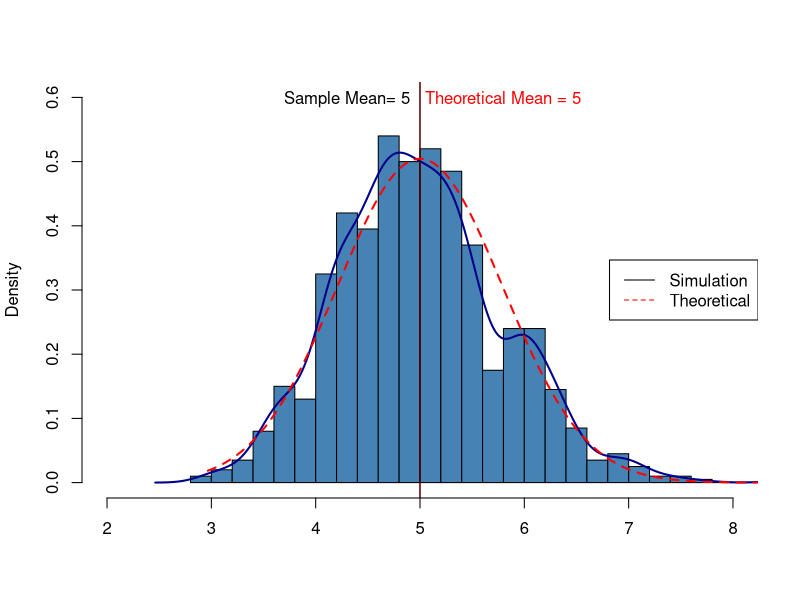
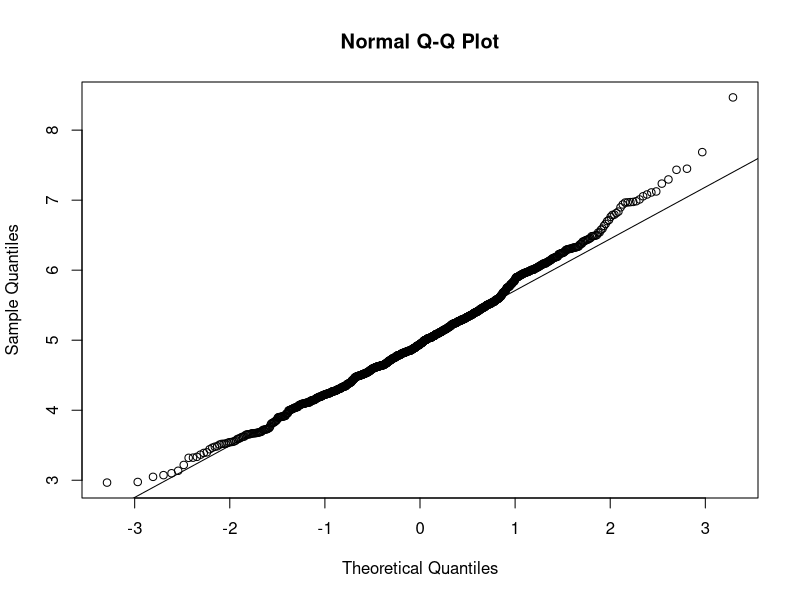

The R script that drew these images, in order:
## ---- chunk 1
library (knitr)
opts_chunk$set(cache =F,
               echo = T,
               message=F,
               warning=F)
## ---- chunk 2
# Initialising simulation control variables and reproducible seed.  
numsim <- 1000
sampsize <- 40
lambda <- 0.2
set.seed(100)

# Store exp dist sim results in matrix with 1000 rows (simulations) and 40 columns (samples).  
matsim <- matrix(rexp(n = numsim * sampsize, rate = lambda), numsim, sampsize)

# Calculate the mean of each row of the sim. matrix.  
meansim <- rowMeans(matsim)
## ---- chunk 3
# Histogram
hist(meansim, breaks=30, prob=T, col='steel blue', xlim=c(2,8), ylim= c(0,.6), main="", xlab="")

# Distribution Averages Outline
lines(density(meansim),col= 'dark blue',lwd= 2)

# Theoretical mean
abline(v=1/lambda, col="red", lwd= 1)
abline(v=mean(meansim), col='black', lwd= 1)
text(x=5,y=0.6, " Theoretical Mean = 5 ", col = "red", adj = c(0, .5))
text(x=5,y=0.6, paste("Sample Mean=", round(mean(meansim),2)," "), col = "black", adj = c(1, .5))

# Theoretical density.
xfit <- seq(min(meansim), max(meansim), length=100)
yfit <- dnorm(xfit, mean=1/lambda, sd=(1/lambda/sqrt(sampsize)))
lines(xfit, yfit, pch=22, col="red", lty=2, lwd= 2)

legend('right', c("Simulation", "Theoretical"), lty=c(1,2), col=c("black", "red"))
## ---- chunk 4
qqnorm(meansim); qqline(meansim)
